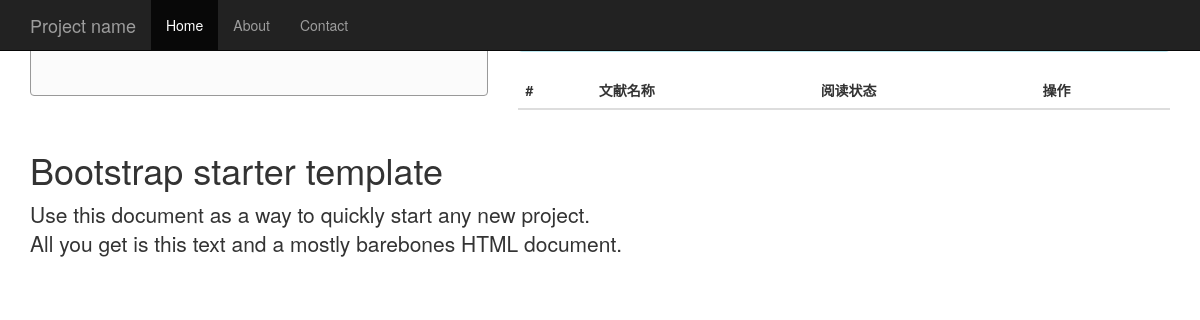
The page /index/ (signed in) on the database as committed earlier.
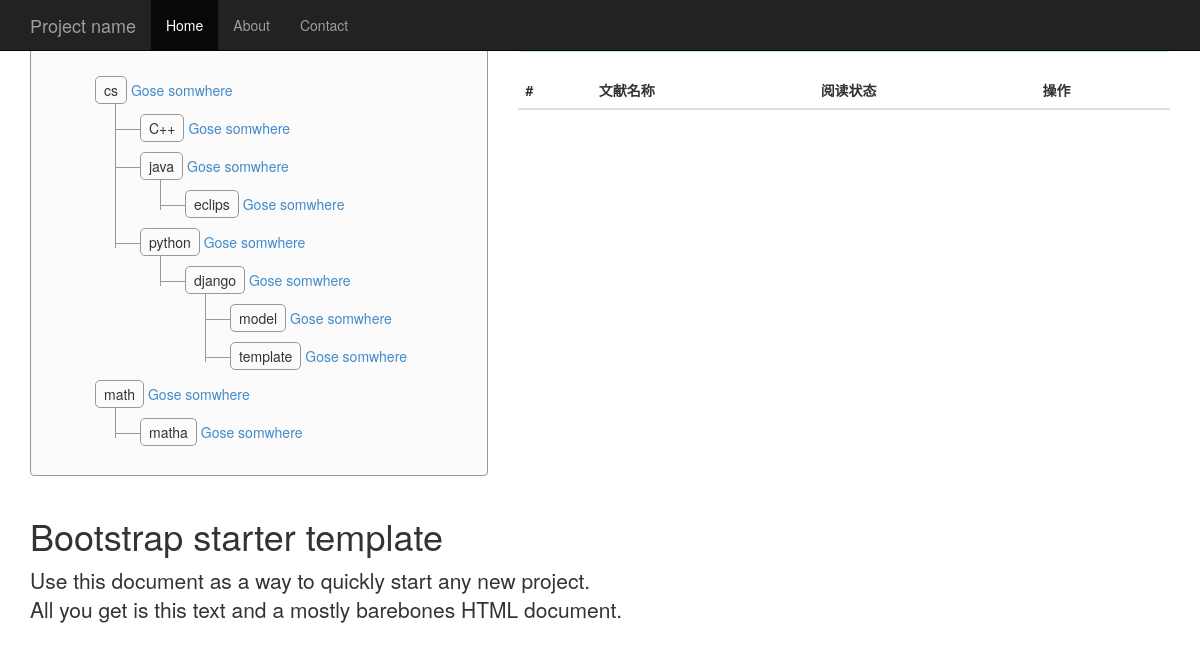
The same page on the database as committed later.
### users/models.py (models this page shows)
class SortTree(models.Model):
	parendid = models.IntegerField()
	key = models.CharField(max_length=300)
	level = models.IntegerField()
	owner = models.IntegerField()
	value = models.CharField(max_length=300)
	pathvalue = models.CharField(max_length=300)

### users/views.py (the view)
# urls.py: url(r'^index/$',views.indexPage),
def indexPage(request):
    userid=getUserID(request)
    if userid==None:
        return render_to_response("users/login.html",{'error_notlogin':True})
    classList = SortTree.objects.filter(owner=userid).order_by("pathvalue")
    tablehtml = makehtml(classList)
    docList = Docs.objects.filter(owner=userid).order_by("-id")
    return render_to_response("users/index.html",{'classList':classList,'tablehtml':tablehtml,'docList':docList})

### users/views.py (called while the page is built)
def getUserID(request):
    try:
        userid = request.session['user']
        if userid == None:
            return None
        else:
            return userid
    except:
        return None

def gao(xid):
    global html,treeinfo,ddata
    html+="<li>"
    html+="\n<span><i class=\"icon-leaf\"></i>"+ddata[xid].value+"</span><a href=""> Gose somwhere</a>"
    if xid in treeinfo:
        html+="<ul>"
        for yid in treeinfo[xid]:
            gao(yid)
        html+="</ul>"
    html+="</li>"
    return

def makehtml(classList):
    global html,treeinfo,ddata
    treeinfo={}
    ddata={}
    for i in range(len(classList)):
        ddata[classList[i].id]=classList[i]
    for x in classList:
        if x.parendid in treeinfo:
            treeinfo[x.parendid]+=[x.id]
        else:
            treeinfo[x.parendid]=[x.id]
    html="<ul>"
    for x in classList:
        if x.level==1:
            gao(x.id)
    html+="</ul>"
    return html

### users/templates/users/index.html (shortened to what this page needs)
<!DOCTYPE html>
{% load static %}
<html lang="en"><head><meta http-equiv="Content-Type" content="text/html; charset=UTF-8">
    <link href="{% static 'users/css/bootstrap.min.css' %}" rel="stylesheet">
	<link rel="stylesheet" type="text/css" href="{% static 'users/css/bootstrap.min.css' %}" />
    <link href="http://v3.bootcss.com/examples/starter-template/starter-template.css" rel="stylesheet">
    <link href="{% static 'users/css/style.css' %}" rel="stylesheet">
  </head>
  <body>
    <nav class="navbar navbar-inverse navbar-fixed-top" role="navigation">
      <div class="container">
        <div class="navbar-header">
          <a class="navbar-brand" href="./Starter Template for Bootstrap_files/Starter Template for Bootstrap.html">Project name</a>
        </div>
        <div id="navbar" class="collapse navbar-collapse">
          <ul class="nav navbar-nav">
            <li class="active"><a href="./Starter Template for Bootstrap_files/Starter Template for Bootstrap.html">Home</a></li>
            <li><a href="http://v3.bootcss.com/examples/starter-template/#about">About</a></li>
            <li><a href="http://v3.bootcss.com/examples/starter-template/#contact">Contact</a></li>
          </ul>
        </div>
      </div>
    </nav>
    <div class="container">
	  <div class="row">
        <div class="col-md-5">
       <form action="/newclass/" class="form-signin">
<button type="button" class="btn btn-primary btn-lg btn-block" data-toggle="modal" data-target="#myModal">
</button>
	  </form>
<div class="tree well">
{% autoescape off %}
	{{tablehtml}}
{% endautoescape %}
</div>
		</div>
        <div class="col-md-7">
			<table class="table table-striped">
            <thead>
              <tr>
                <th>#</th>
                <th>文献名称</th>
                <th>阅读状态</th>
                <th>操作</th>
              </tr>
            </thead>
            {% for doc in docList %}
            <tbody>
              <tr>
                <td>{{doc.id}}</td>
                <td>{{doc.name}}</td>
                <td>{{doc.readstatus}}</td>
                <td>temp</td>
              </tr>
            </tbody>
            {% empty %}
				<div class="alert alert-info" role="alert">
        		<strong>还没有文献，快去添加把！</strong>
      		</div>
          	{% endfor %}
          </table>
		</div>
		</div>
      <div class="starter-template">
        <h1>Bootstrap starter template</h1>
        <p class="lead">Use this document as a way to quickly start any new project.<br> All you get is this text and a mostly barebones HTML document.</p>
      </div>
    </div>
</body></html>

### users/static/users/css/style.css (style rules this page uses)
.tree { min-height:20px; padding:19px; margin-bottom:20px; background-color:#fbfbfb; border:1px solid #999; -webkit-border-radius:4px; -moz-border-radius:4px; border-radius:4px; -webkit-box-shadow:inset 0 1px 1px rgba(0, 0, 0, 0.05); -moz-box-shadow:inset 0 1px 1px rgba(0, 0, 0, 0.05); box-shadow:inset 0 1px 1px rgba(0, 0, 0, 0.05) }
.tree li { list-style-type:none; margin:0; padding:10px 5px 0 5px; position:relative }
.tree li::before, .tree li::after { content:''; left:-20px; position:absolute; right:auto }
.tree li::before { border-left:1px solid #999; bottom:50px; height:100%; top:0; width:1px }
.tree li::after { border-top:1px solid #999; height:20px; top:25px; width:25px }
.tree li span { -moz-border-radius:5px; -webkit-border-radius:5px; border:1px solid #999; border-radius:5px; display:inline-block; padding:3px 8px; text-decoration:none }
.tree li.parent_li>span { cursor:pointer }
.tree>ul>li::before, .tree>ul>li::after { border:0 }
.tree li:last-child::before { height:30px }

Rows that differ between the two databases and show on the page:
added SortTree: value "cs Gose somwhere C++ Gose somwhere java Gose somwhere eclips Gose somwhere python Gose somwhere django Gose somwhere model Gose somwhere template Gose somwhere math Gose somwhere matha Gose somwhere"
